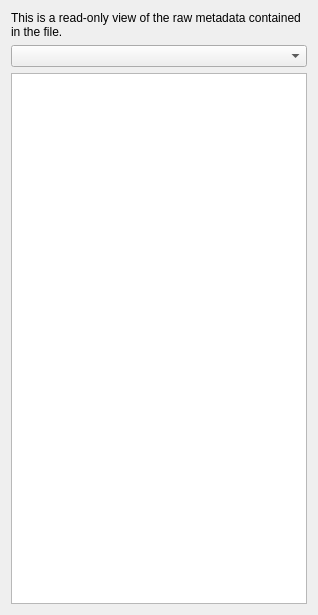
<?xml version="1.0" encoding="UTF-8"?>
<ui version="4.0">
 <class>MediaMetadata</class>
 <widget class="QWidget" name="MediaMetadata">
  <property name="geometry">
   <rect>
    <x>0</x>
    <y>0</y>
    <width>318</width>
    <height>615</height>
   </rect>
  </property>
  <property name="windowTitle">
   <string>Form</string>
  </property>
  <layout class="QVBoxLayout" name="verticalLayout">
   <item>
    <widget class="QLabel" name="label">
     <property name="text">
      <string>This is a read-only view of the raw metadata contained in the file.</string>
     </property>
     <property name="wordWrap">
      <bool>true</bool>
     </property>
    </widget>
   </item>
   <item>
    <widget class="QComboBox" name="tag"/>
   </item>
   <item>
    <widget class="QTreeView" name="metadataView"/>
   </item>
  </layout>
 </widget>
 <resources/>
 <connections/>
</ui>
